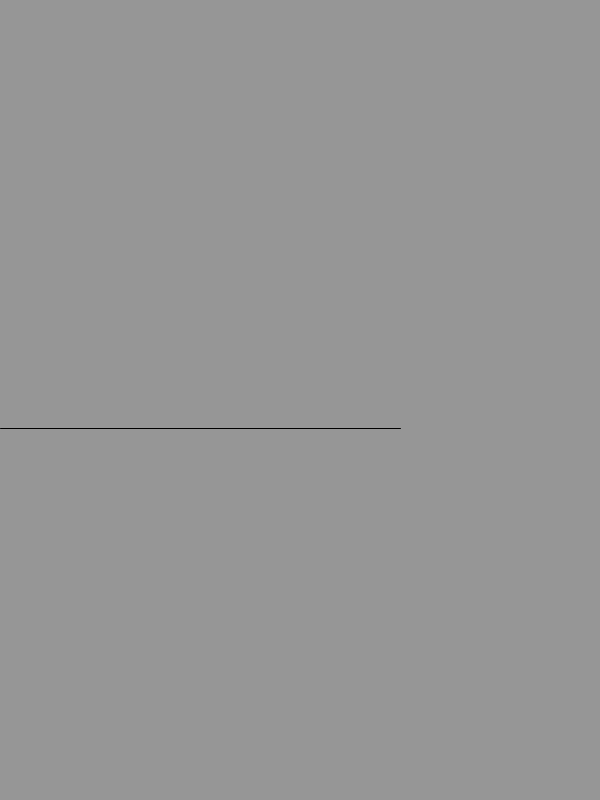
Frame 1 (no input)
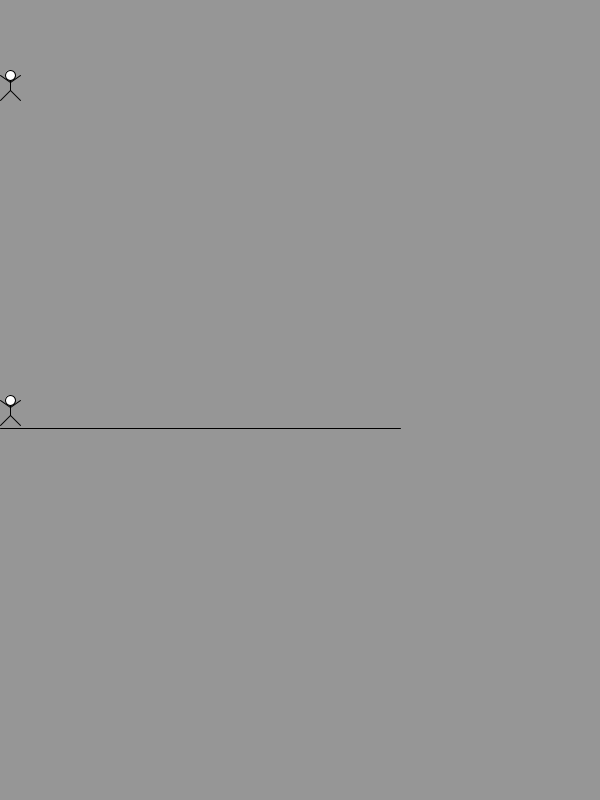
Frame 60 (the mouse pressed at the canvas centre just before this capture)
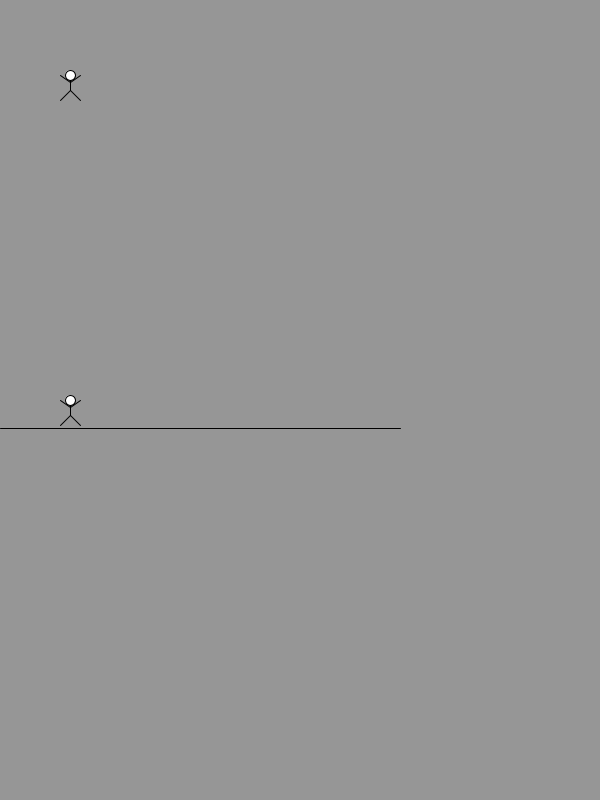
Frame 120 (the mouse held since frame 60 and released just before this capture)

The Processing sketch that drew these frames (run headless with seeded random() and noise(); from frame 60 on, the mouse is pressed at the canvas centre):

// Processing sketch: W3HW_DorksGettingChased
// ── W3HW_DorksGettingChased.pde
float dorkX = -50;
float dorkY = 400;


void setup () {
  size (600, 800);
}

void draw() {
  background (150);
  if (dorkX >= width+200) {
    dorkX=0;
    dorkY=400;
  }
  dorkX = dorkX+1;
  drawDork(dorkX, 75);
  drawDork(dorkX-100, 40);
  drawDork(dorkX-100, 75);
  drawDork(dorkX-100, 110);

  //dorkY =dorkY +2;
  //if (dorkY >= height){
  // dorkY=75;
  // }
  //drawDork(dorkX+50, dorkY);


  if (dorkX >= 400) {
    drawDork(400, dorkY);
    dorkY = dorkY+10;
  } else {
    drawDork(dorkX, 400);
  }

  if (dorkY==height+10) {
    fill(0, 0, 255);
    ellipse(400, height, 50, 100);
  }
  line(0, 428, 400, 428);
}

void drawDork(float x, float y) {

  strokeWeight(1);
  fill(255, 255, 255);
  ellipse(x, y, 10, 10);
  line(x, y+5, x, y+15);
  line(x, y+7, x-10, y);
  line(x, y+7, x+10, y);
  line(x, y+15, x-10, y+25);
  line(x, y+15, x+10, y+25);
}
